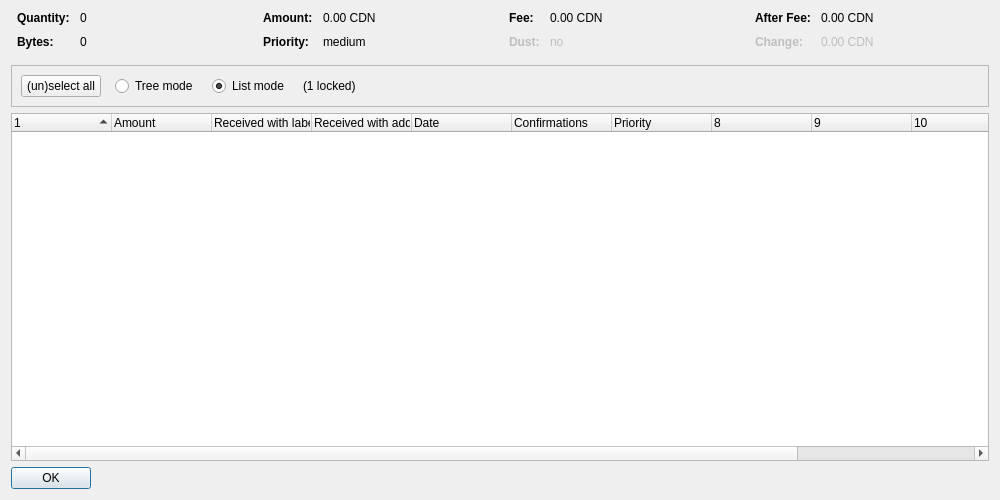
<?xml version="1.0" encoding="UTF-8"?>
<ui version="4.0">
 <class>CoinControlDialog</class>
 <widget class="QDialog" name="CoinControlDialog">
  <property name="geometry">
   <rect>
    <x>0</x>
    <y>0</y>
    <width>1000</width>
    <height>500</height>
   </rect>
  </property>
  <property name="windowTitle">
   <string>Coin Selection</string>
  </property>
  <layout class="QVBoxLayout" name="verticalLayout">
   <item>
    <layout class="QHBoxLayout" name="horizontalLayoutTop" stretch="0,0,0,0">
     <property name="topMargin">
      <number>0</number>
     </property>
     <property name="bottomMargin">
      <number>10</number>
     </property>
     <item>
      <layout class="QFormLayout" name="formLayoutCoinControl1">
       <property name="horizontalSpacing">
        <number>10</number>
       </property>
       <property name="verticalSpacing">
        <number>10</number>
       </property>
       <property name="leftMargin">
        <number>6</number>
       </property>
       <property name="rightMargin">
        <number>6</number>
       </property>
       <item row="0" column="0">
        <widget class="QLabel" name="labelCoinControlQuantityText">
         <property name="font">
          <font>
           <weight>75</weight>
           <bold>true</bold>
          </font>
         </property>
         <property name="text">
          <string>Quantity:</string>
         </property>
        </widget>
       </item>
       <item row="0" column="1">
        <widget class="QLabel" name="labelCoinControlQuantity">
         <property name="cursor">
          <cursorShape>IBeamCursor</cursorShape>
         </property>
         <property name="contextMenuPolicy">
          <enum>Qt::ActionsContextMenu</enum>
         </property>
         <property name="text">
          <string notr="true">0</string>
         </property>
         <property name="textInteractionFlags">
          <set>Qt::LinksAccessibleByMouse|Qt::TextSelectableByKeyboard|Qt::TextSelectableByMouse</set>
         </property>
        </widget>
       </item>
       <item row="1" column="0">
        <widget class="QLabel" name="labelCoinControlBytesText">
         <property name="font">
          <font>
           <weight>75</weight>
           <bold>true</bold>
          </font>
         </property>
         <property name="text">
          <string>Bytes:</string>
         </property>
        </widget>
       </item>
       <item row="1" column="1">
        <widget class="QLabel" name="labelCoinControlBytes">
         <property name="cursor">
          <cursorShape>IBeamCursor</cursorShape>
         </property>
         <property name="contextMenuPolicy">
          <enum>Qt::ActionsContextMenu</enum>
         </property>
         <property name="text">
          <string notr="true">0</string>
         </property>
         <property name="textInteractionFlags">
          <set>Qt::LinksAccessibleByMouse|Qt::TextSelectableByKeyboard|Qt::TextSelectableByMouse</set>
         </property>
        </widget>
       </item>
      </layout>
     </item>
     <item>
      <layout class="QFormLayout" name="formLayoutCoinControl2">
       <property name="horizontalSpacing">
        <number>10</number>
       </property>
       <property name="verticalSpacing">
        <number>10</number>
       </property>
       <property name="leftMargin">
        <number>6</number>
       </property>
       <property name="rightMargin">
        <number>6</number>
       </property>
       <item row="0" column="0">
        <widget class="QLabel" name="labelCoinControlAmountText">
         <property name="font">
          <font>
           <weight>75</weight>
           <bold>true</bold>
          </font>
         </property>
         <property name="text">
          <string>Amount:</string>
         </property>
        </widget>
       </item>
       <item row="0" column="1">
        <widget class="QLabel" name="labelCoinControlAmount">
         <property name="cursor">
          <cursorShape>IBeamCursor</cursorShape>
         </property>
         <property name="contextMenuPolicy">
          <enum>Qt::ActionsContextMenu</enum>
         </property>
         <property name="text">
          <string notr="true">0.00 CDN</string>
         </property>
         <property name="textInteractionFlags">
          <set>Qt::LinksAccessibleByMouse|Qt::TextSelectableByKeyboard|Qt::TextSelectableByMouse</set>
         </property>
        </widget>
       </item>
       <item row="1" column="0">
        <widget class="QLabel" name="labelCoinControlPriorityText">
         <property name="font">
          <font>
           <weight>75</weight>
           <bold>true</bold>
          </font>
         </property>
         <property name="text">
          <string>Priority:</string>
         </property>
        </widget>
       </item>
       <item row="1" column="1">
        <widget class="QLabel" name="labelCoinControlPriority">
         <property name="cursor">
          <cursorShape>IBeamCursor</cursorShape>
         </property>
         <property name="contextMenuPolicy">
          <enum>Qt::ActionsContextMenu</enum>
         </property>
         <property name="text">
          <string notr="true">medium</string>
         </property>
         <property name="textInteractionFlags">
          <set>Qt::LinksAccessibleByMouse|Qt::TextSelectableByKeyboard|Qt::TextSelectableByMouse</set>
         </property>
        </widget>
       </item>
      </layout>
     </item>
     <item>
      <layout class="QFormLayout" name="formLayoutCoinControl3">
       <property name="horizontalSpacing">
        <number>10</number>
       </property>
       <property name="verticalSpacing">
        <number>10</number>
       </property>
       <property name="leftMargin">
        <number>6</number>
       </property>
       <property name="rightMargin">
        <number>6</number>
       </property>
       <item row="0" column="0">
        <widget class="QLabel" name="labelCoinControlFeeText">
         <property name="font">
          <font>
           <weight>75</weight>
           <bold>true</bold>
          </font>
         </property>
         <property name="text">
          <string>Fee:</string>
         </property>
        </widget>
       </item>
       <item row="0" column="1">
        <widget class="QLabel" name="labelCoinControlFee">
         <property name="cursor">
          <cursorShape>IBeamCursor</cursorShape>
         </property>
         <property name="contextMenuPolicy">
          <enum>Qt::ActionsContextMenu</enum>
         </property>
         <property name="text">
          <string notr="true">0.00 CDN</string>
         </property>
         <property name="textInteractionFlags">
          <set>Qt::LinksAccessibleByMouse|Qt::TextSelectableByKeyboard|Qt::TextSelectableByMouse</set>
         </property>
        </widget>
       </item>
       <item row="1" column="0">
        <widget class="QLabel" name="labelCoinControlLowOutputText">
         <property name="enabled">
          <bool>false</bool>
         </property>
         <property name="font">
          <font>
           <weight>75</weight>
           <bold>true</bold>
          </font>
         </property>
         <property name="text">
          <string>Dust:</string>
         </property>
        </widget>
       </item>
       <item row="1" column="1">
        <widget class="QLabel" name="labelCoinControlLowOutput">
         <property name="enabled">
          <bool>false</bool>
         </property>
         <property name="cursor">
          <cursorShape>IBeamCursor</cursorShape>
         </property>
         <property name="contextMenuPolicy">
          <enum>Qt::ActionsContextMenu</enum>
         </property>
         <property name="text">
          <string notr="true">no</string>
         </property>
         <property name="textInteractionFlags">
          <set>Qt::LinksAccessibleByMouse|Qt::TextSelectableByKeyboard|Qt::TextSelectableByMouse</set>
         </property>
        </widget>
       </item>
      </layout>
     </item>
     <item>
      <layout class="QFormLayout" name="formLayoutCoinControl4">
       <property name="horizontalSpacing">
        <number>10</number>
       </property>
       <property name="verticalSpacing">
        <number>10</number>
       </property>
       <property name="leftMargin">
        <number>6</number>
       </property>
       <property name="rightMargin">
        <number>6</number>
       </property>
       <item row="0" column="0">
        <widget class="QLabel" name="labelCoinControlAfterFeeText">
         <property name="font">
          <font>
           <weight>75</weight>
           <bold>true</bold>
          </font>
         </property>
         <property name="text">
          <string>After Fee:</string>
         </property>
        </widget>
       </item>
       <item row="0" column="1">
        <widget class="QLabel" name="labelCoinControlAfterFee">
         <property name="cursor">
          <cursorShape>IBeamCursor</cursorShape>
         </property>
         <property name="contextMenuPolicy">
          <enum>Qt::ActionsContextMenu</enum>
         </property>
         <property name="text">
          <string notr="true">0.00 CDN</string>
         </property>
         <property name="textInteractionFlags">
          <set>Qt::LinksAccessibleByMouse|Qt::TextSelectableByKeyboard|Qt::TextSelectableByMouse</set>
         </property>
        </widget>
       </item>
       <item row="1" column="0">
        <widget class="QLabel" name="labelCoinControlChangeText">
         <property name="enabled">
          <bool>false</bool>
         </property>
         <property name="font">
          <font>
           <weight>75</weight>
           <bold>true</bold>
          </font>
         </property>
         <property name="text">
          <string>Change:</string>
         </property>
        </widget>
       </item>
       <item row="1" column="1">
        <widget class="QLabel" name="labelCoinControlChange">
         <property name="enabled">
          <bool>false</bool>
         </property>
         <property name="cursor">
          <cursorShape>IBeamCursor</cursorShape>
         </property>
         <property name="contextMenuPolicy">
          <enum>Qt::ActionsContextMenu</enum>
         </property>
         <property name="text">
          <string notr="true">0.00 CDN</string>
         </property>
         <property name="textInteractionFlags">
          <set>Qt::LinksAccessibleByMouse|Qt::TextSelectableByKeyboard|Qt::TextSelectableByMouse</set>
         </property>
        </widget>
       </item>
      </layout>
     </item>
    </layout>
   </item>
   <item>
    <widget class="QFrame" name="frame">
     <property name="minimumSize">
      <size>
       <width>0</width>
       <height>40</height>
      </size>
     </property>
     <property name="frameShape">
      <enum>QFrame::StyledPanel</enum>
     </property>
     <property name="frameShadow">
      <enum>QFrame::Sunken</enum>
     </property>
     <layout class="QHBoxLayout" name="horizontalLayout">
      <item>
       <layout class="QHBoxLayout" name="horizontalLayoutPanel" stretch="0,0,0,0,0">
        <property name="spacing">
         <number>14</number>
        </property>
        <item>
         <widget class="QPushButton" name="pushButtonSelectAll">
          <property name="sizePolicy">
           <sizepolicy hsizetype="Maximum" vsizetype="Fixed">
            <horstretch>0</horstretch>
            <verstretch>0</verstretch>
           </sizepolicy>
          </property>
          <property name="text">
           <string>(un)select all</string>
          </property>
          <property name="autoDefault">
           <bool>false</bool>
          </property>
         </widget>
        </item>
        <item>
         <widget class="QRadioButton" name="radioTreeMode">
          <property name="sizePolicy">
           <sizepolicy hsizetype="Maximum" vsizetype="Fixed">
            <horstretch>0</horstretch>
            <verstretch>0</verstretch>
           </sizepolicy>
          </property>
          <property name="text">
           <string>Tree mode</string>
          </property>
         </widget>
        </item>
        <item>
         <widget class="QRadioButton" name="radioListMode">
          <property name="sizePolicy">
           <sizepolicy hsizetype="Maximum" vsizetype="Fixed">
            <horstretch>0</horstretch>
            <verstretch>0</verstretch>
           </sizepolicy>
          </property>
          <property name="text">
           <string>List mode</string>
          </property>
          <property name="checked">
           <bool>true</bool>
          </property>
         </widget>
        </item>
        <item>
         <widget class="QLabel" name="labelLocked">
          <property name="text">
           <string notr="true">(1 locked)</string>
          </property>
         </widget>
        </item>
        <item>
         <spacer name="horizontalSpacer">
          <property name="orientation">
           <enum>Qt::Horizontal</enum>
          </property>
          <property name="sizeHint" stdset="0">
           <size>
            <width>40</width>
            <height>20</height>
           </size>
          </property>
         </spacer>
        </item>
       </layout>
      </item>
     </layout>
    </widget>
   </item>
   <item>
    <widget class="CoinControlTreeWidget" name="treeWidget">
     <property name="contextMenuPolicy">
      <enum>Qt::CustomContextMenu</enum>
     </property>
     <property name="sortingEnabled">
      <bool>false</bool>
     </property>
     <property name="columnCount">
      <number>12</number>
     </property>
     <attribute name="headerShowSortIndicator" stdset="0">
      <bool>true</bool>
     </attribute>
     <attribute name="headerStretchLastSection">
      <bool>false</bool>
     </attribute>
     <column>
      <property name="text">
       <string/>
      </property>
     </column>
     <column>
      <property name="text">
       <string>Amount</string>
      </property>
     </column>
     <column>
      <property name="text">
       <string>Received with label</string>
      </property>
     </column>
     <column>
      <property name="text">
       <string>Received with address</string>
      </property>
     </column>
     <column>
      <property name="text">
       <string>Date</string>
      </property>
     </column>
     <column>
      <property name="text">
       <string>Confirmations</string>
      </property>
      <property name="toolTip">
       <string>Confirmed</string>
      </property>
     </column>
     <column>
      <property name="text">
       <string>Priority</string>
      </property>
     </column>
     <column>
      <property name="text">
       <string/>
      </property>
     </column>
     <column>
      <property name="text">
       <string/>
      </property>
     </column>
     <column>
      <property name="text">
       <string/>
      </property>
     </column>
     <column>
      <property name="text">
       <string/>
      </property>
     </column>
     <column>
      <property name="text">
       <string/>
      </property>
     </column>
    </widget>
   </item>
   <item>
    <widget class="QDialogButtonBox" name="buttonBox">
     <property name="sizePolicy">
      <sizepolicy hsizetype="Maximum" vsizetype="Fixed">
       <horstretch>0</horstretch>
       <verstretch>0</verstretch>
      </sizepolicy>
     </property>
     <property name="orientation">
      <enum>Qt::Horizontal</enum>
     </property>
     <property name="standardButtons">
      <set>QDialogButtonBox::Ok</set>
     </property>
    </widget>
   </item>
  </layout>
 </widget>
 <customwidgets>
  <customwidget>
   <class>CoinControlTreeWidget</class>
   <extends>QTreeWidget</extends>
   <header>coincontroltreewidget.h</header>
  </customwidget>
 </customwidgets>
 <resources/>
 <connections/>
</ui>
